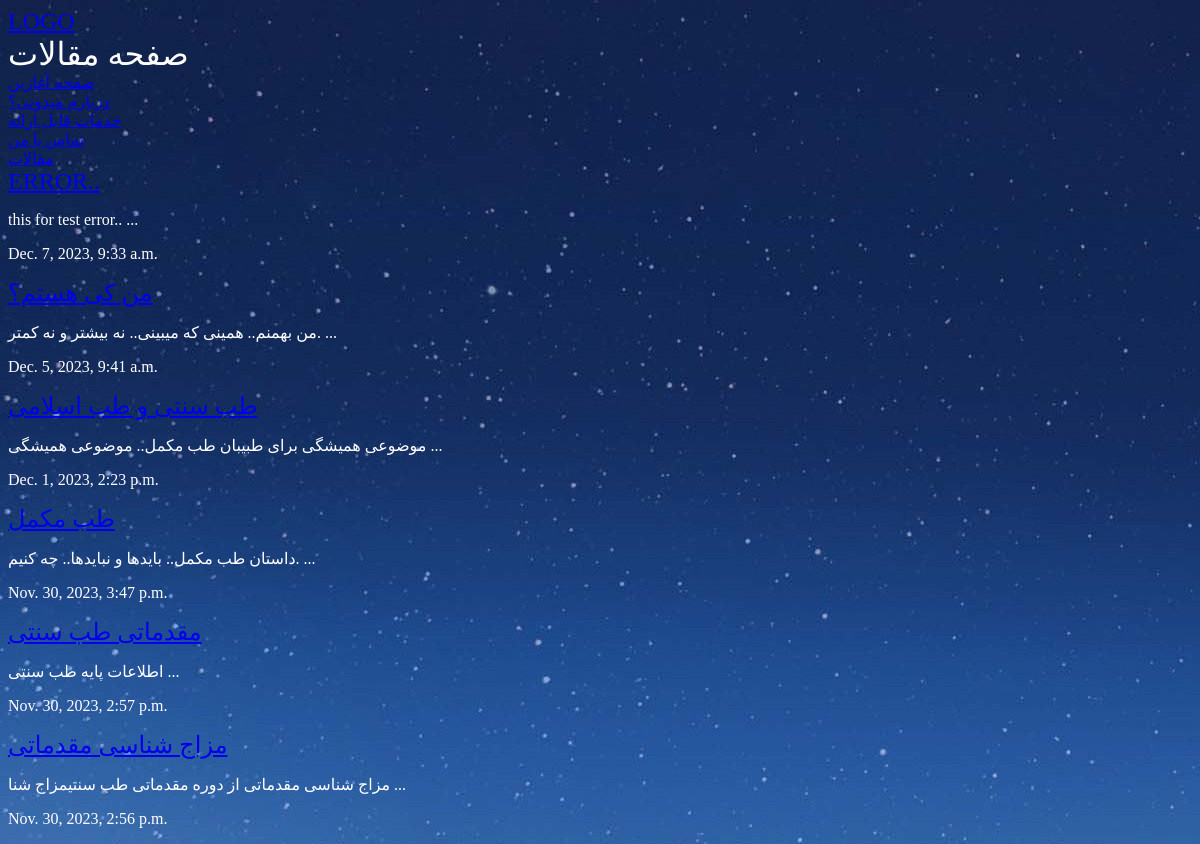
The app's page /articles/ with its own data.
### articles/models.py (models this page shows, shortened)
class Article(models.Model):
    title = models.CharField(max_length = 100)
    slug = models.SlugField()
    body = models.TextField()
    date = models.DateTimeField(auto_now_add = True)
    image = models.ImageField(default='default.jpg', blank = True)
    def snippet(self):
        return self.body[:50] + ' ...'

### articles/views.py (the view)
# urls.py: path('', views.articles_list, name="list"),
def articles_list(request):
    articles = models.Article.objects.all().order_by('-date')
    args = {'articles':articles}
    return render(request, 'articles/articleslist.html', args)

### articles/templates/articles/articleslist.html (shortened to what this page needs)
{% extends "base.html" %}
{% block content %}
<div class="container">
    <h1>صفحه مقالات</h1>
    <a href="/" title="صفحه اصلی">صفحه آغازین</a>
    <a href="/about/" title="درباره">دربارم میدونی؟</a>
    <a href="/services/" title="خدمات">خدمات قابل ارائه</a>
    <a href="/contact/" title="تماس بگیر باهام">تماس با من</a>
    <a href="/articles/" title="مقالات و اخبار">مقالات</a>
    {% for article in articles %}
    <h2><a href = "{% url 'articles:detail' slug=article.slug %}">{{article.title}}</a></h2>
    <p>{{article.snippet}}</p>
    <p>{{article.date}}</p>
    {% endfor %}
</div>
{% endblock content %}

### templates/base.html (shortened to what this page needs)
{% load static %}
<!DOCTYPE html>
<html>
    <head>
        <link rel="stylesheet" href="{% static 'styles.css' %}">
    </head>
    <body>
        <h2><a href={% url 'articles:list'%}>LOGO</a>
        </h2>
        <div class = 'wrapper'>
        {% block content %}
        {% endblock content %}
        </div>
    </body>
</html>

### assets/styles.css (style rules this page uses)
body { background-color: #0f121f; background-image: url(stars.jpg); background-repeat-y; no-repeat; background-attachment: fixed; color: #fff; }
body * { font-family: vazir; }
h1,h2,h3,h4,h5 { font-weight: normal; margin:0 }

### records on screen
Article: title "ERROR..", snippet "this for test error.. ...", date "Dec. 7, 2023, 9:33 a.m."
Article: title "من کی هستم؟", snippet "من بهمنم.. همینی که میبینی.. نه بیشتر و نه کمتر. ...", date "Dec. 5, 2023, 9:41 a.m."
Article: title "طب سنتی و طب اسلامی", snippet "موضوعی همیشگی برای طبیبان طب مکمل.. موضوعی همیشگی ...", date "Dec. 1, 2023, 2:23 p.m."
Article: title "طب مکمل", snippet "داستان طب مکمل.. بایدها و نبایدها.. چه کنیم. ...", date "Nov. 30, 2023, 3:47 p.m."
Article: title "مقدماتی طب سنتی", snippet "اطلاعات پایه طب سنتی ...", date "Nov. 30, 2023, 2:57 p.m."
Article: title "مزاج شناسی مقدماتی", snippet "مزاج شناسی مقدماتی از دوره مقدماتی طب سنتیمزاج شنا ...", date "Nov. 30, 2023, 2:56 p.m."
